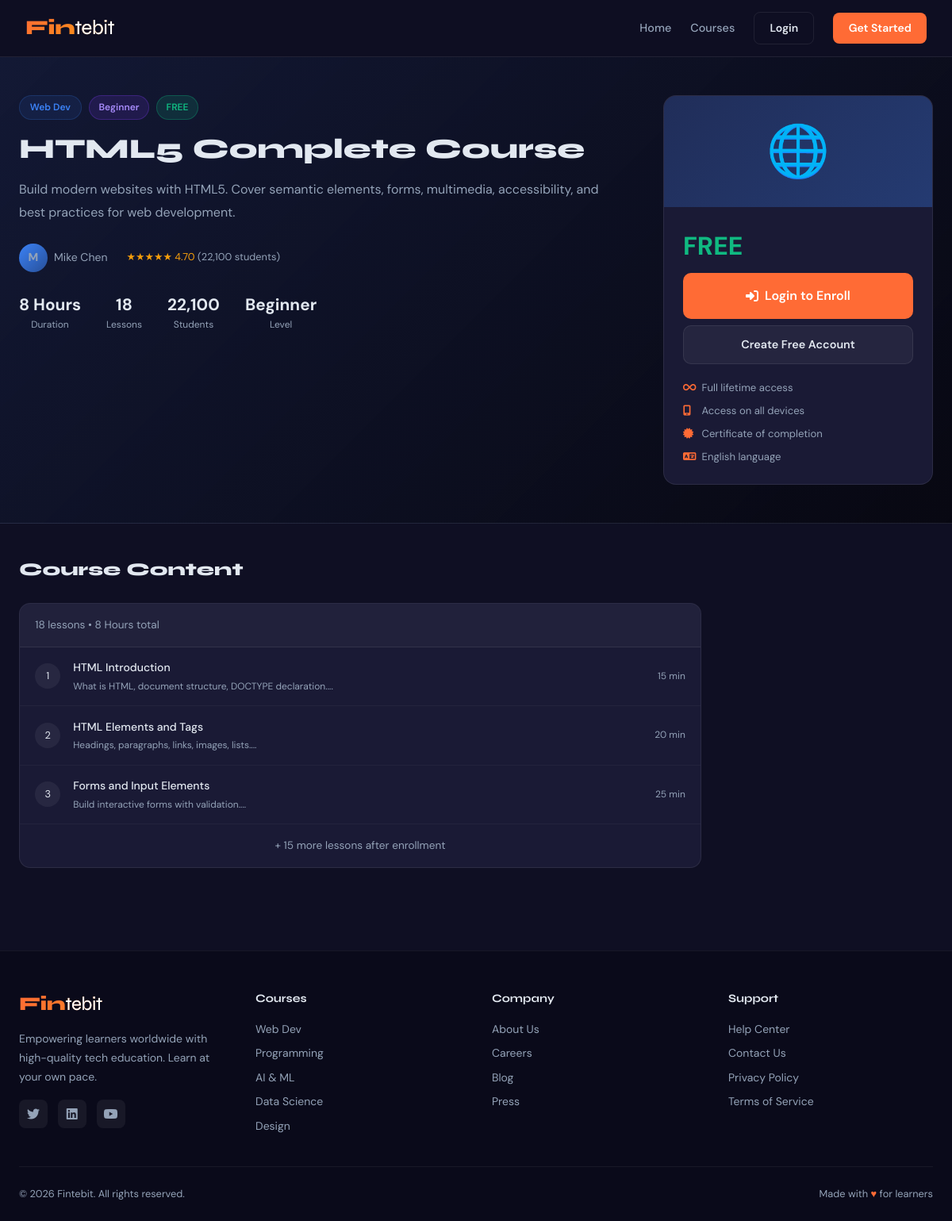
Page /course.php?slug=html5-complete on the committed database.
### tables this page shows
CREATE TABLE IF NOT EXISTS courses (
    id INT AUTO_INCREMENT PRIMARY KEY,
    title VARCHAR(200) NOT NULL,
    slug VARCHAR(200) UNIQUE NOT NULL,
    description TEXT NOT NULL,
    category VARCHAR(100) NOT NULL,
    instructor VARCHAR(100) NOT NULL,
    price DECIMAL(10,2) DEFAULT 0.00,
    is_free TINYINT(1) DEFAULT 0,
    duration VARCHAR(50) DEFAULT NULL,
    level ENUM('Beginner','Intermediate','Advanced') DEFAULT 'Beginner',
    total_lessons INT DEFAULT 0,
    rating DECIMAL(3,2) DEFAULT 4.5,
    students_count INT DEFAULT 0,
    status ENUM('active','inactive') DEFAULT 'active',
    created_at TIMESTAMP DEFAULT CURRENT_TIMESTAMP
);

CREATE TABLE IF NOT EXISTS lessons (
    id INT AUTO_INCREMENT PRIMARY KEY,
    course_id INT NOT NULL,
    title VARCHAR(200) NOT NULL,
    content TEXT,
    duration VARCHAR(20),
    order_num INT DEFAULT 0,
    FOREIGN KEY (course_id) REFERENCES courses(id) ON DELETE CASCADE
);

### includes/config.php (called while the page is built, shortened)
<?php
function isLoggedIn() {
    return isset($_SESSION['user_id']);
}
function sanitize($data) {
    return htmlspecialchars(strip_tags(trim($data)));
}
function getCategoryIcon($cat) {
    $icons = [
        'Web Dev' => '🌐', 'Programming' => '💻', 'AI & ML' => '🤖',
        'Data Science' => '📊', 'Design' => '🎨', 'Backend' => '⚙️',
        'Database' => '🗄️', 'Security' => '🔐', 'Mobile Dev' => '📱',
        'DevOps' => '🚀', 'Productivity' => '📈', 'Marketing' => '📣',
        'Blockchain' => '⛓️', 'default' => '📚'
    ];
    return $icons[$cat] ?? $icons['default'];
}
function getCategoryColor($cat) {
    $colors = [
        'Web Dev' => '#3b82f6', 'Programming' => '#8b5cf6', 'AI & ML' => '#ec4899',
        'Data Science' => '#f59e0b', 'Design' => '#06b6d4', 'Backend' => '#10b981',
        'Database' => '#6366f1', 'Security' => '#ef4444', 'Mobile Dev' => '#f97316',
        'DevOps' => '#14b8a6', 'Productivity' => '#22c55e', 'Marketing' => '#a855f7',
        'Blockchain' => '#f59e0b', 'default' => '#6b7280'
    ];
    return $colors[$cat] ?? $colors['default'];
}

### course.php (the view, shortened to what this page needs)
<?php
require_once 'includes/config.php';
$slug = sanitize($_GET['slug'] ?? '');
$stmt = $conn->prepare("SELECT * FROM courses WHERE slug=? AND status='active'");
$stmt->bind_param("s", $slug);
$stmt->execute();
$course = $stmt->get_result()->fetch_assoc();
$lessons = $conn->query("SELECT * FROM lessons WHERE course_id={$course['id']} ORDER BY order_num");
$enrolled = isLoggedIn() ? isEnrolled($conn, $_SESSION['user_id'], $course['id']) : false;
$color = getCategoryColor($course['category']);
$icon = getCategoryIcon($course['category']);
?>
<?php include 'includes/header.php'; ?>
<div style="background:linear-gradient(135deg,<?=$color?>15,rgba(0,0,0,0.5));border-bottom:1px solid var(--border);padding:3rem 0;">
  <div class="container">
    <div style="display:grid;grid-template-columns:1fr 340px;gap:3rem;align-items:start;">
      <div>
        <div style="display:flex;gap:0.6rem;margin-bottom:1rem;flex-wrap:wrap;">
          <a href="courses.php?category=<?=urlencode($course['category'])?>" style="font-size:0.75rem;color:<?=$color?>;font-weight:600;background:<?=$color?>18;padding:0.3rem 0.8rem;border-radius:50px;border:1px solid <?=$color?>33"><?=$course['category']?></a>
          <span class="badge badge-level"><?=$course['level']?></span>
          <?php if($course['is_free']): ?><span class="badge badge-free">FREE</span><?php endif; ?>
        </div>
        <h1 style="font-size:2.2rem;font-weight:800;margin-bottom:1rem;line-height:1.2"><?=htmlspecialchars($course['title'])?></h1>
        <p style="color:var(--text-muted);font-size:1rem;line-height:1.8;margin-bottom:1.5rem"><?=htmlspecialchars($course['description'])?></p>
        <div style="display:flex;align-items:center;gap:1.5rem;flex-wrap:wrap;font-size:0.875rem;color:var(--text-muted)">
          <div style="display:flex;align-items:center;gap:0.5rem">
            <div style="width:36px;height:36px;border-radius:50%;background:linear-gradient(135deg,<?=$color?>,<?=$color?>88);display:flex;align-items:center;justify-content:center;font-size:0.9rem;font-weight:700"><?=strtoupper(substr($course['instructor'],0,1))?></div>
            <span><?=htmlspecialchars($course['instructor'])?></span>
          </div>
          <div class="stars"><?php for($i=1;$i<=5;$i++) echo round($course['rating'])>=$i?'★':'☆'?> <?=$course['rating']?> <span style="color:var(--text-muted)">(<?=number_format($course['students_count'])?> students)</span></div>
        </div>
        <div style="display:flex;gap:2rem;margin-top:1.5rem;flex-wrap:wrap;">
          <div style="text-align:center"><div style="font-size:1.3rem;font-weight:700"><?=$course['duration']?></div><div style="font-size:0.75rem;color:var(--text-muted)">Duration</div></div>
          <div style="text-align:center"><div style="font-size:1.3rem;font-weight:700"><?=$course['total_lessons']?></div><div style="font-size:0.75rem;color:var(--text-muted)">Lessons</div></div>
          <div style="text-align:center"><div style="font-size:1.3rem;font-weight:700"><?=number_format($course['students_count'])?></div><div style="font-size:0.75rem;color:var(--text-muted)">Students</div></div>
          <div style="text-align:center"><div style="font-size:1.3rem;font-weight:700"><?=$course['level']?></div><div style="font-size:0.75rem;color:var(--text-muted)">Level</div></div>
        </div>
      </div>
      <div class="card" style="position:sticky;top:calc(var(--nav-height)+1rem);">
        <div style="height:140px;background:linear-gradient(135deg,<?=$color?>30,<?=$color?>50);display:flex;align-items:center;justify-content:center;font-size:4rem"><?=$icon?></div>
        <div style="padding:1.5rem;">
          <div style="font-size:2rem;font-weight:800;margin-bottom:0.5rem">
            <?php if($course['is_free']): ?>
              <span style="color:var(--success)">FREE</span>
            <?php else: ?>
              ₹<?=number_format($course['price'])?>
            <?php endif; ?>
          </div>
          <?php if($enrolled): ?>
            <a href="user/learn.php?course=<?=$course['id']?>" class="btn btn-success w-full" style="justify-content:center;margin-bottom:0.8rem"><i class="fas fa-play-circle"></i> Continue Learning</a>
            <div style="text-align:center;font-size:0.8rem;color:var(--success)"><i class="fas fa-check-circle"></i> You're enrolled!</div>
          <?php else: ?>
            <a href="login.php?redirect=course.php?slug=<?=$slug?>" class="btn btn-accent w-full btn-lg" style="justify-content:center"><i class="fas fa-sign-in-alt"></i> Login to Enroll</a>
            <a href="register.php" class="btn btn-ghost w-full mt-1" style="justify-content:center;margin-top:0.5rem">Create Free Account</a>
          <?php endif; ?>
          <div style="margin-top:1.2rem;display:flex;flex-direction:column;gap:0.5rem;font-size:0.82rem;color:var(--text-muted)">
            <div><i class="fas fa-infinity" style="color:var(--accent);width:20px"></i> Full lifetime access</div>
            <div><i class="fas fa-mobile-alt" style="color:var(--accent);width:20px"></i> Access on all devices</div>
            <div><i class="fas fa-certificate" style="color:var(--accent);width:20px"></i> Certificate of completion</div>
            <div><i class="fas fa-language" style="color:var(--accent);width:20px"></i> English language</div>
          </div>
        </div>
      </div>
    </div>
  </div>
</div>
<div class="container" style="padding:2.5rem 1.5rem;">
  <div style="max-width:860px;">
    <h2 style="font-size:1.4rem;font-weight:800;margin-bottom:1.5rem">Course Content</h2>
    <div style="background:var(--card-bg);border:1px solid var(--border);border-radius:14px;overflow:hidden;">
      <div style="padding:1rem 1.2rem;background:rgba(255,255,255,0.03);border-bottom:1px solid var(--border);font-size:0.85rem;color:var(--text-muted)">
        <?=$course['total_lessons']?> lessons • <?=$course['duration']?> total
      </div>
      <?php $lessonNum=1; while($lesson=$lessons->fetch_assoc()): ?>
      <div style="display:flex;align-items:center;gap:1rem;padding:0.9rem 1.2rem;border-bottom:1px solid rgba(255,255,255,0.04);transition:background 0.2s" onmouseover="this.style.background='rgba(255,255,255,0.02)'" onmouseout="this.style.background='transparent'">
        <div style="width:32px;height:32px;border-radius:50%;background:<?=$enrolled?'linear-gradient(135deg,var(--success),#059669)':'rgba(255,255,255,0.06)'?>;display:flex;align-items:center;justify-content:center;flex-shrink:0;font-size:0.8rem">
          <?=$enrolled?'<i class="fas fa-play" style="color:white;font-size:0.7rem"></i>':$lessonNum?>
        </div>
        <div style="flex:1">
          <div style="font-size:0.875rem;font-weight:500"><?=htmlspecialchars($lesson['title'])?></div>
          <?php if($lesson['content']): ?>
          <div style="font-size:0.75rem;color:var(--text-muted);margin-top:0.2rem"><?=substr(htmlspecialchars($lesson['content']),0,80)?>...</div>
          <?php endif; ?>
        </div>
        <div style="font-size:0.75rem;color:var(--text-muted);white-space:nowrap"><?=$lesson['duration']?></div>
      </div>
      <?php $lessonNum++; endwhile; ?>
      <?php if($course['total_lessons'] > $lessonNum-1): ?>
      <div style="padding:1rem 1.2rem;text-align:center;font-size:0.85rem;color:var(--text-muted)">
        + <?=($course['total_lessons']-($lessonNum-1))?> more lessons after enrollment
      </div>
      <?php endif; ?>
    </div>
  </div>
</div>
<?php include 'includes/footer.php'; ?>

### includes/header.php (style rules this page uses)
:root { --primary: #0f0f23; --accent: #ff6b35; --accent2: #7c3aed; --gold: #f59e0b; --success: #10b981; --text: #e2e8f0; --text-muted: #94a3b8; --card-bg: #1a1a35; --border: rgba(255,255,255,0.08); --nav-height: 72px; }
*, *::before, *::after { box-sizing: border-box; margin: 0; padding: 0; }
body { font-family: 'DM Sans', sans-serif; background: var(--primary); color: var(--text); line-height: 1.6; min-height: 100vh; }
h1,h2,h3,h4,h5 { font-family: 'Syne', sans-serif; }
a { color: inherit; text-decoration: none; }
.btn { display: inline-flex; align-items: center; gap: 0.5rem; padding: 0.75rem 1.5rem; border-radius: 10px; font-weight: 600; font-size: 0.9rem; cursor: pointer; border: none; transition: all 0.2s; font-family: 'DM Sans', sans-serif; }
.btn-lg { padding: 1rem 2rem; font-size: 1rem; }
.btn-accent { background: var(--accent); color: white; }
.btn-ghost { background: rgba(255,255,255,0.05); color: var(--text); border: 1px solid var(--border); }
.card { background: var(--card-bg); border: 1px solid var(--border); border-radius: 16px; overflow: hidden; transition: all 0.3s; }
.badge { display: inline-flex; align-items: center; gap: 0.3rem; padding: 0.3rem 0.7rem; border-radius: 50px; font-size: 0.75rem; font-weight: 600; }
.badge-free { background: rgba(16,185,129,0.15); color: #10b981; border: 1px solid rgba(16,185,129,0.3); }
.badge-level { background: rgba(124,58,237,0.15); color: #a78bfa; border: 1px solid rgba(124,58,237,0.3); }
.stars { color: #f59e0b; font-size: 0.8rem; }
.container { max-width: 1280px; margin: 0 auto; padding: 0 1.5rem; }
.mt-1 { margin-top: 0.5rem; }
.w-full { width: 100%; }

### rows in the picture
courses: category "Web Dev", level "Beginner", title "HTML5 Complete Course", description "Build modern websites with HTML5. Cover semantic elements, forms, multimedia, accessibility, and best practices for web development.", instructor "M", instructor "Mike Chen", rating "4.70", students_count "22,100", duration "8 Hours", total_lessons "18", category "🌐", $course['total_lessons']-($lessonNum-1) "15"
lessons: title "HTML Introduction", content "What is HTML, document structure, DOCTYPE declaration.", duration "15 min"
lessons: title "HTML Elements and Tags", content "Headings, paragraphs, links, images, lists.", duration "20 min"
lessons: title "Forms and Input Elements", content "Build interactive forms with validation.", duration "25 min"

### other values in the picture
$c "Web Dev"
$c "Programming"
$c "AI & ML"
$c "Data Science"
$c "Design"
